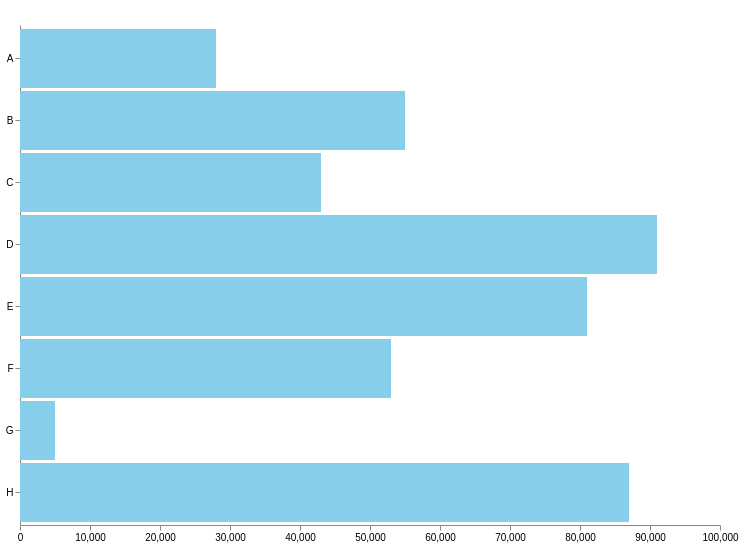

Vega-Lite specification for this chart:
### Vega specification from a JSON file in a GitHub repository (floating-point values rounded to 4 significant figures)
{"$schema": "https://vega.github.io/schema/vega/v4.json", "width": 700, "height": 500, "padding": 5, "data": [{"name": "table", "values": [{"category": "A", "amount": 28000}, {"category": "B", "amount": 55000}, {"category": "C", "amount": 43000}, {"category": "D", "amount": 91000}, {"category": "E", "amount": 81000}, {"category": "F", "amount": 53000}, {"category": "G", "amount": 5000}, {"category": "H", "amount": 87000}]}], "scales": [{"name": "yscale", "type": "band", "domain": {"data": "table", "field": "category"}, "range": "height", "padding": 0.05, "round": true}, {"name": "xscale", "domain": {"data": "table", "field": "amount"}, "nice": true, "range": "width"}], "axes": [{"orient": "left", "scale": "yscale"}, {"orient": "bottom", "scale": "xscale"}], "marks": [{"type": "rect", "name": "bar", "from": {"data": "table"}, "encode": {"enter": {"y": {"scale": "yscale", "field": "category"}, "height": {"scale": "yscale", "band": 1}, "x": {"scale": "xscale", "field": "amount"}, "x2": {"scale": "xscale", "value": 0}}, "update": {"fill": {"value": "skyblue"}}}}, {"type": "text", "from": {"data": "table"}, "encode": {"enter": {"fontSize": {"value": 25}, "text": {"field": "amount"}}}, "transform": [{"type": "label", "size": [700, 500], "offsets": [15], "anchors": ["inner-right", "right"], "marks": ["bar"]}]}]}
